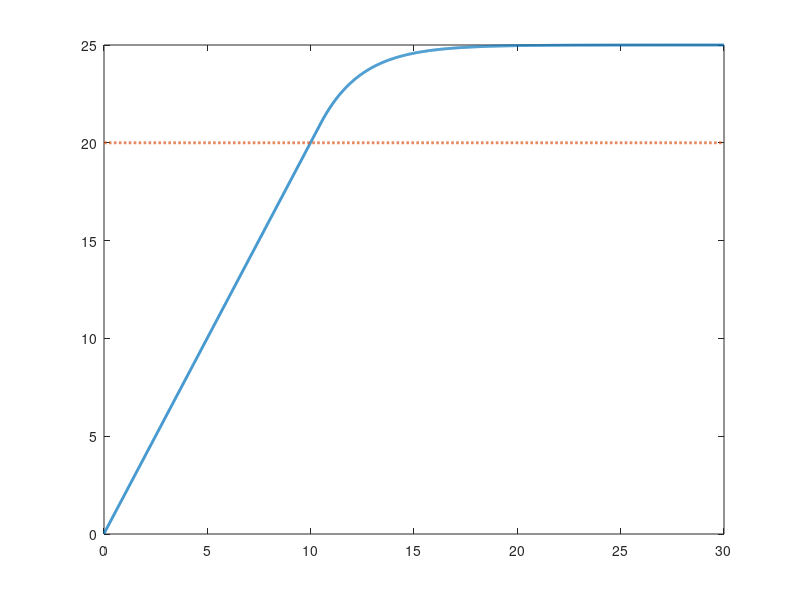

Reproduce this figure in MATLAB. (Note: this script raises an error after producing the figure.)
%% Adaptive Cruise Control (ACC) with Lead Vehicle
% Author: Daniel-Aero
%
% Description:
%   - This script simulates a simple Adaptive Cruise Control (ACC) system.
%   - The ego vehicle (our car) tries to:
%       1) Reach and maintain a desired cruise speed in free-flow traffic.
%       2) Follow a lead vehicle while keeping a safe distance.
%   - Two control objectives are combined:
%       - Speed control (cruise control mode)
%       - Distance control (car-following mode)
%   - A simple mode-switching logic is used:
%       - If gap distance is large enough → speed control dominates.
%       - If gap distance becomes too small → distance control dominates.
%
%   This model is intentionally simple but captures the essential behavior
%   of a longitudinal ACC system and can be extended with safety / fault
%   scenarios (ISO 26262-inspired).

clear;          % Clear all variables from workspace
close all;      % Close figures
clc;            % Clear command window


%% ================= 1. Simulation Settings =================
dt = 0.01;      % [s] simulation time step
T  = 30;        % [s] total simulation duration
N  = T/dt;      % number of simulation steps

% Example:
%   T = 30 s, dt = 0.01 s → N = 3000 loop iterations.


%% ================= 2. Vehicle Initial States =================
% Ego vehicle (our car)
v_ego = 0;      % [m/s] initial ego speed
x_ego = 0;      % [m]   initial ego position

% Lead vehicle (vehicle in front)
v_lead = 20;    % [m/s] constant speed of lead vehicle (~72 km/h)
x_lead = 40;    % [m]   initial position of lead, 40 m ahead of ego

% Notes:
%   - At t = 0, ego is standing still, lead is already moving.
%   - Ego will accelerate and try to catch up while being safe.


%% ================= 3. Control Targets & Safety Policy =================
% Desired cruise speed for ego (free-driving condition)
v_ref = 25;     % [m/s] (~90 km/h)

% Time-gap policy parameters for safe distance:
d0 = 5;         % [m] standstill (minimum) gap
Th = 1.5;       % [s] time headway
% Desired distance:
%   d_des = d0 + Th * v_ego
%   - As speed increases, required safe gap increases.
%   - Widely used concept in real ACC systems.


%% ================= 4. Controller Gains =================
% Speed controller (cruise control part)
Kp_v = 0.5;     % proportional gain for speed error

% Distance controller (car-following part)
Kp_d = 0.3;     % proportional gain for distance error

% These are tuning parameters:
%   - Larger Kp → faster response but risk of overshoot/oscillation.
%   - Smaller Kp → slower but smoother response.


%% ================= 5. Logging Buffers =================
t_hist   = zeros(1, N);   % time history
v_ego_h  = zeros(1, N);   % ego speed history
v_lead_h = zeros(1, N);   % lead speed history
d_hist   = zeros(1, N);   % actual distance gap history
d_des_h  = zeros(1, N);   % desired distance gap history
a_cmd_h  = zeros(1, N);   % command acceleration history


%% ================= 6. Main Simulation Loop =================
for k = 1:N
    t = (k-1)*dt;     % current simulation time
    
    %% --- 6.1 Update lead vehicle state ---
    % In this basic model, the lead vehicle drives at a constant speed.
    % Later, you can modify v_lead over time to simulate braking events.
    x_lead = x_lead + v_lead*dt;
    
    
    %% --- 6.2 Compute gap distance and desired distance ---
    d = x_lead - x_ego;           % [m] actual gap (lead - ego)
    d_des = d0 + Th * v_ego;      % [m] desired safe gap based on time headway
    
    
    %% --- 6.3 Speed control (cruise mode) ---
    % Speed tracking error:
    %   e_v > 0 → ego is slower than desired speed → need to accelerate.
    %   e_v < 0 → ego is faster than desired speed → need to decelerate.
    e_v = v_ref - v_ego;
    
    % P-controller for speed:
    a_v = Kp_v * e_v;             % [m/s^2] speed-control based acceleration
    
    
    %% --- 6.4 Distance control (following mode) ---
    % Distance error:
    %   e_d > 0 → ego is farther than desired → can accelerate.
    %   e_d < 0 → ego is too close → must decelerate.
    e_d = d - d_des;
    
    % P-controller for distance:
    a_d = Kp_d * e_d;             % [m/s^2] distance-control acceleration
    
    
    %% --- 6.5 Mode-switching logic for ACC ---
    % Idea:
    %   - If actual gap is smaller than desired → prioritize distance safety.
    %   - If gap is larger than desired → follow the speed target.
    %
    % Note:
    %   - min(a_v, a_d) tends to choose the more conservative (usually smaller)
    %     acceleration when too close to the lead vehicle.
    
    if d < d_des
        % Too close to lead vehicle:
        % Distance control should dominate (usually braking).
        a_cmd = min(a_v, a_d);
    else
        % Gap is safe:
        % Use normal speed control (cruise control behavior).
        a_cmd = a_v;
    end
    
    
    %% --- 6.6 Actuator saturation (physical limits) ---
    a_max = 2.0;      % [m/s^2] maximum comfortable acceleration
    a_min = -3.0;     % [m/s^2] maximum comfortable braking
    
    if a_cmd > a_max
        a_cmd = a_max;
    elseif a_cmd < a_min
        a_cmd = a_min;
    end
    
    
    %% --- 6.7 Update ego vehicle dynamics ---
    % Simple longitudinal point-mass model:
    %   dv/dt = a_cmd  →  v(k+1) = v(k) + a_cmd * dt
    %   dx/dt = v      →  x(k+1) = x(k) + v * dt
    v_ego = v_ego + a_cmd * dt;
    x_ego = x_ego + v_ego * dt;
    
    
    %% --- 6.8 Store history for plotting ---
    t_hist(k)   = t;
    v_ego_h(k)  = v_ego;
    v_lead_h(k) = v_lead;
    d_hist(k)   = d;
    d_des_h(k)  = d_des;
    a_cmd_h(k)  = a_cmd;
end


%% ================= 7. Plot Results =================

% ---------- 7.1 Speed Tracking ----------
figure;
plot(t_hist, v_ego_h, 'LineWidth', 2); hold on;
plot(t_hist, v_lead_h, '--', 'LineWidth', 2);
yline(v_ref, ':k', 'LineWidth', 1.5);  % Optional: show desired speed
grid on;
xlabel('Time [s]');
ylabel('Speed [m/s]');
title('ACC - Speed Tracking Behavior');
legend('Ego speed','Lead speed','Reference speed','Location','southeast');

% Interpretation:
%   - When the road is free, ego speed tends toward v_ref.
%   - When approaching the lead vehicle, ego speed should not exceed
%     the lead speed by too much and will eventually settle near it.


% ---------- 7.2 Distance Control ----------
figure;
plot(t_hist, d_hist, 'LineWidth', 2); hold on;
plot(t_hist, d_des_h, '--', 'LineWidth', 2);
grid on;
xlabel('Time [s]');
ylabel('Gap Distance [m]');
title('ACC - Distance vs. Desired Safe Distance');
legend('Actual distance','Desired distance','Location','best');

% Interpretation:
%   - If the controller works well, the actual distance will stay
%     above or around the desired safe distance curve.


% ---------- 7.3 Command Acceleration ----------
figure;
plot(t_hist, a_cmd_h, 'LineWidth', 2);
grid on;
xlabel('Time [s]');
ylabel('Command Acceleration [m/s^2]');
title('ACC - Control Command (a_{cmd})');

% Interpretation:
%   - Shows how aggressively the controller accelerates or brakes.
%   - Peaks should stay within the saturation limits [a_min, a_max].
